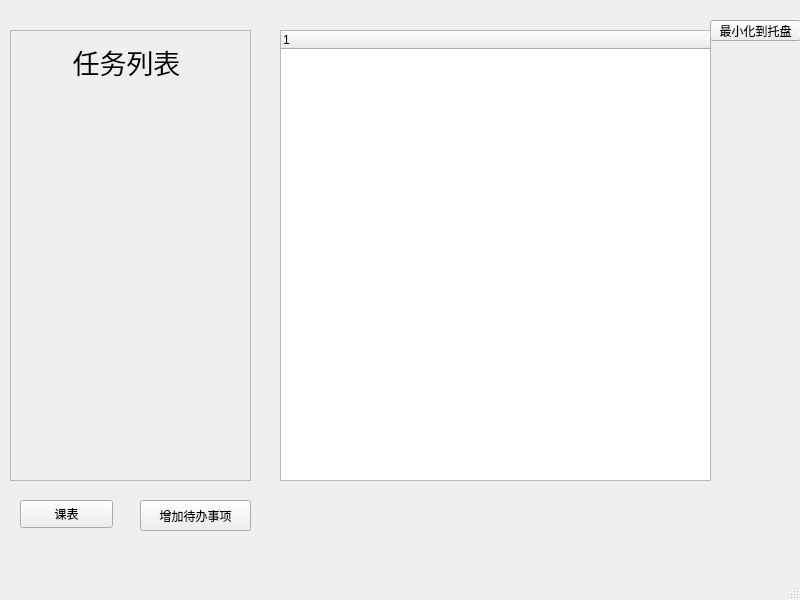
<?xml version="1.0" encoding="UTF-8"?>
<ui version="4.0">
 <class>Qtodo</class>
 <widget class="QMainWindow" name="Qtodo">
  <property name="geometry">
   <rect>
    <x>0</x>
    <y>0</y>
    <width>800</width>
    <height>600</height>
   </rect>
  </property>
  <property name="windowTitle">
   <string>Qtodo</string>
  </property>
  <widget class="QWidget" name="centralwidget">
   <widget class="QPushButton" name="additemButton">
    <property name="geometry">
     <rect>
      <x>140</x>
      <y>500</y>
      <width>111</width>
      <height>31</height>
     </rect>
    </property>
    <property name="text">
     <string>增加待办事项</string>
    </property>
   </widget>
   <widget class="QPushButton" name="hideButton">
    <property name="geometry">
     <rect>
      <x>710</x>
      <y>20</y>
      <width>91</width>
      <height>21</height>
     </rect>
    </property>
    <property name="text">
     <string>最小化到托盘</string>
    </property>
   </widget>
   <widget class="QPushButton" name="pushButton">
    <property name="geometry">
     <rect>
      <x>20</x>
      <y>500</y>
      <width>93</width>
      <height>28</height>
     </rect>
    </property>
    <property name="text">
     <string>课表</string>
    </property>
   </widget>
   <widget class="QScrollArea" name="scrollArea">
    <property name="geometry">
     <rect>
      <x>10</x>
      <y>30</y>
      <width>241</width>
      <height>451</height>
     </rect>
    </property>
    <property name="widgetResizable">
     <bool>true</bool>
    </property>
    <widget class="QWidget" name="scrollAreaWidgetContents">
     <property name="geometry">
      <rect>
       <x>0</x>
       <y>0</y>
       <width>239</width>
       <height>449</height>
      </rect>
     </property>
     <widget class="QWidget" name="verticalLayoutWidget">
      <property name="geometry">
       <rect>
        <x>0</x>
        <y>60</y>
        <width>201</width>
        <height>391</height>
       </rect>
      </property>
      <layout class="QVBoxLayout" name="verticalLayout"/>
     </widget>
     <widget class="QLabel" name="label">
      <property name="geometry">
       <rect>
        <x>0</x>
        <y>10</y>
        <width>231</width>
        <height>41</height>
       </rect>
      </property>
      <property name="font">
       <font>
        <pointsize>20</pointsize>
       </font>
      </property>
      <property name="text">
       <string>任务列表</string>
      </property>
      <property name="alignment">
       <set>Qt::AlignCenter</set>
      </property>
     </widget>
    </widget>
   </widget>
   <widget class="QTreeWidget" name="treeWidget">
    <property name="geometry">
     <rect>
      <x>280</x>
      <y>30</y>
      <width>431</width>
      <height>451</height>
     </rect>
    </property>
    <column>
     <property name="text">
      <string notr="true">1</string>
     </property>
    </column>
   </widget>
  </widget>
  <widget class="QMenuBar" name="menubar">
   <property name="geometry">
    <rect>
     <x>0</x>
     <y>0</y>
     <width>800</width>
     <height>17</height>
    </rect>
   </property>
  </widget>
  <widget class="QStatusBar" name="statusbar"/>
 </widget>
 <resources/>
 <connections/>
</ui>
